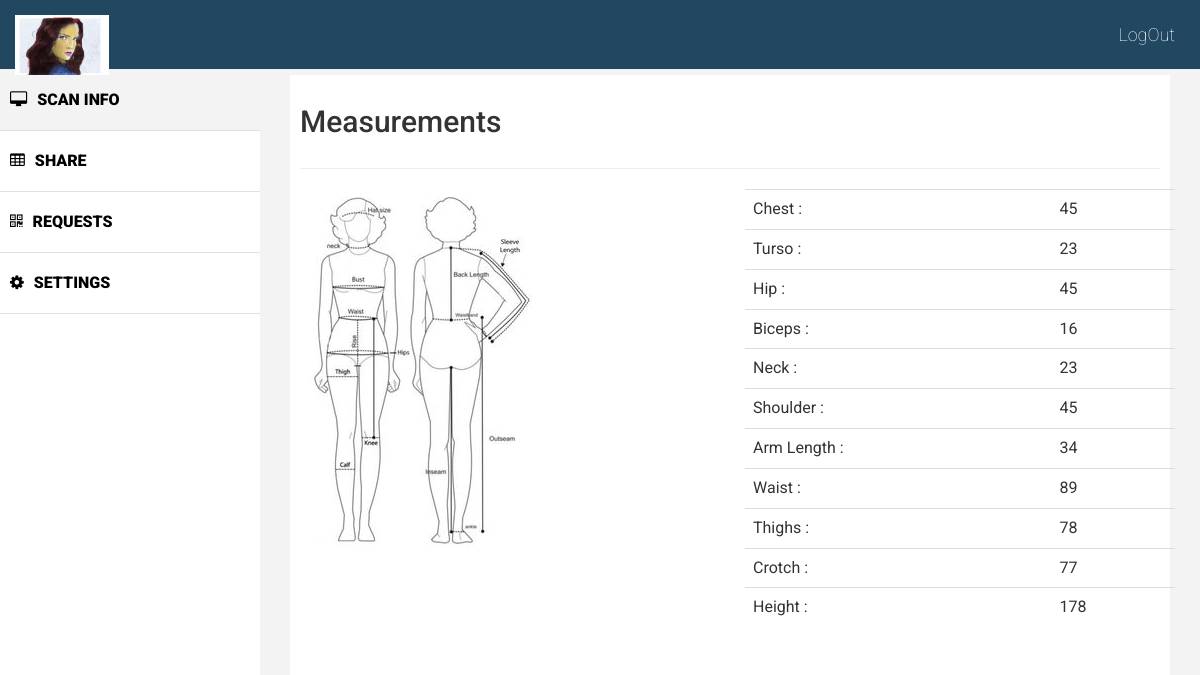
Screenshot of /UserDetails.php?ph=2017-02-02 00:00:00 with the database file from the repository.
### tables this page shows
CREATE TABLE `measurements` (
  `Phone` int(100) UNSIGNED NOT NULL,
  `Name` varchar(200) NOT NULL,
  `Date` datetime NOT NULL,
  `StoreId` int(200) NOT NULL,
  `Chest` int(11) DEFAULT NULL,
  `Turso` int(11) DEFAULT NULL,
  `Hip` int(11) DEFAULT NULL,
  `biceps` int(11) DEFAULT NULL,
  `Neck` int(250) NOT NULL,
  `Shoulder` int(250) NOT NULL,
  `ArmLength` int(250) NOT NULL,
  `Waist` int(250) NOT NULL,
  `Thighs` int(250) NOT NULL,
  `Crotch` int(250) NOT NULL,
  `Height` int(250) NOT NULL
);

### UserDetails.php (the view, shortened to what this page needs)
<html>
<head>
	<link href="css/bootstrap.css" rel="stylesheet" />
	<link href="css/font-awesome.css" rel="stylesheet" />
	<link href="css/custom.css" rel="stylesheet" />
</head>
</head>
<body>
	<div id="wrapper">
		<div class="navbar navbar-inverse navbar-fixed-top">
			<div class="adjust-nav">
				<div class="navbar-header">
					<a class="navbar-brand" href="#">
						<img src="images/3.jpg" class="img-responsive" style=" margin:0px; max-height: 60px;max-width: auto;" />
					</a>
				</div>
				<span class="logout-spn" >
					<a href="logout.php" style="color:#fff;">LogOut</a>
				</span>
			</div>
		</div>
		<nav class="navbar-default navbar-side" role="navigation">
			<div class="sidebar-collapse">
				<ul class="nav" id="main-menu">
					<li class="active-link">
						<a href="UserHome.php" ><i class="fa fa-desktop "></i>SCAN INFO</a>
					</li>
					<li>
						<a href="#"><i class="fa fa-table "></i>SHARE</a>
					</li>
					<li>
						<a href="#"><i class="fa fa-qrcode "></i>REQUESTS</a>
					</li>
					<li>
						<a href="#"><i class="fa fa-cog"></i>SETTINGS</a>
					</li>
				</ul>
			</div>
		</nav>
		<div id="page-wrapper" >
			<div id="page-inner">
				<div class="row">
					<div class="col-lg-12">
						<h2>Measurements</h2>
					</div>
				</div>
				<hr />
			<div class="row">
					<aside>
						<div class="col-lg-6 col-md-6 col-sm-4 col-xs-4">
							<img src="images/chart.jpg" class="img-responsive" style="min-height: 70%; align-content: left;">
						</div>
				</aside>
				<div class="row">
					<div class="col-lg-6 col-md-6 col-sm-6 col-xs-6">
					<table class="table">
					<tbody>
						<?php
						global $conn;
						$phone = $_GET['ph'] ;
						$quer = "SELECT * FROM measurements INNER JOIN user_table ON measurements.Phone = user_table.Phone and  measurements.Date ='$phone' ";
						$result = $conn->prepare($quer);
						$result->execute();
						$row = $result->fetch(PDO::FETCH_ASSOC);
						echo "<tr><td>";
							echo "Chest :";
							echo "</td><td>";
							echo $row['Chest'];
						echo "</td></tr>";
						echo "<tr><td>";
							echo "Turso :";
							echo "</td><td>";
							echo $row['Turso'];
						echo "</td></tr>";
						echo "<tr><td>";
							echo "Hip :";
							echo "</td><td>";
							echo $row['Hip'];
						echo "</td></tr>";
						echo "<tr><td>";
							echo "Biceps :";
							echo "</td><td>";
							echo $row['biceps'];
						echo "</td></tr>";
						echo "<tr><td>";
							echo "Neck :";
							echo "</td><td>";
							echo $row['Neck'];
						echo "</td></tr>";
						echo "<tr><td>";
						echo "Shoulder :";
							echo "</td><td>";
							echo $row['Shoulder'];
						echo "</td></tr>";
						echo "<tr><td>";
						echo "Arm Length :";
							echo "</td><td>";
							echo $row['ArmLength'];
						echo "</td></tr>";
						echo "<tr><td>";
						echo "Waist :";
							echo "</td><td>";
							echo $row['Waist'];
						echo "</td></tr>";
						echo "<tr><td>";
						echo "Thighs :";
							echo "</td><td>";
							echo $row['Thighs'];
						echo "</td></tr>";
						echo "<tr><td>";
						echo "Crotch :";
							echo "</td><td>";
							echo $row['Crotch'];
						echo "</td></tr>";
						echo "<tr><td>";
						echo "Height :";
							echo "</td><td>";
							echo $row['Height'];
						echo "</td></tr>";
						?>
						</tbody>
						</table>
					</div>
				</div>
</div>
			</div>
		</div>
	</div>
</body>
</html>

### css/custom.css (style rules this page uses)
body { font-family: 'Roboto', sans-serif; line-height:30px; }
#wrapper { width: 100%; margin-top:50px; }
#page-wrapper { padding: 15px 15px; min-height: 100px; background:#F3F3F3; }
#page-inner { width:100%; margin:10px 20px 10px 0px; background-color:#fff!important; padding:10px; min-height:1050px; }
.sidebar-collapse .nav { padding:0; padding-top:20px; }
.sidebar-collapse > .nav > li > a { padding:15px 10px; color: #000; font-weight: 900; font-size: 16px; }
.sidebar-collapse > .nav > li { border-bottom:1px solid #e1e1e1; }
.navbar-side { border:none; background-color: #fff; }
.navbar-inverse { background-color: #214761; border-color: #F0F0F0; min-height: 70px; }
.nav > li > a > i { margin-right:10px; }
.logout-spn { float:right; color:#fff; font-size:18px; font-weight:100; margin:90px; margin: 20px 25px 10px 25px; }
.logout-spn a { text-decoration:none; }
.active-link { background-color:#f3f3f3; }
@media (min-width:768px) { #page-wrapper { margin: 0 0 0 260px; padding: 15px 30px; min-height: 1050px; } }
@media (min-width:768px) { .navbar-side { z-index: 1; position: absolute; width: 260px; } }

### rows the page displays
measurements: Chest "45", Turso "23", Hip "45", biceps "16", Neck "23", Shoulder "45", ArmLength "34", Waist "89", Thighs "78", Crotch "77", Height "178"
